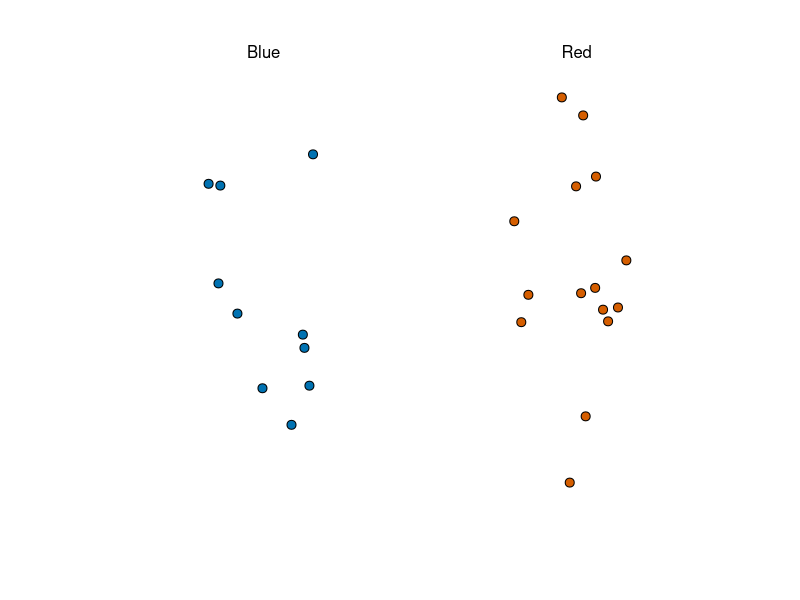
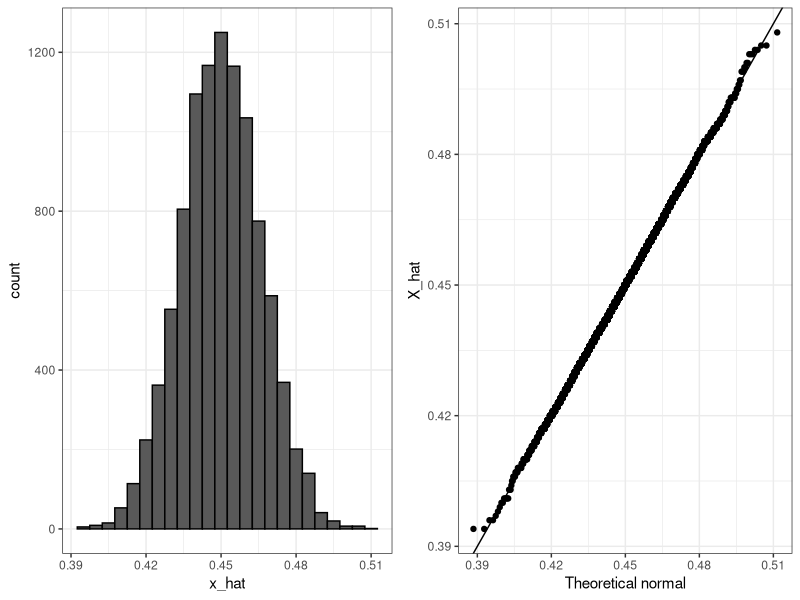
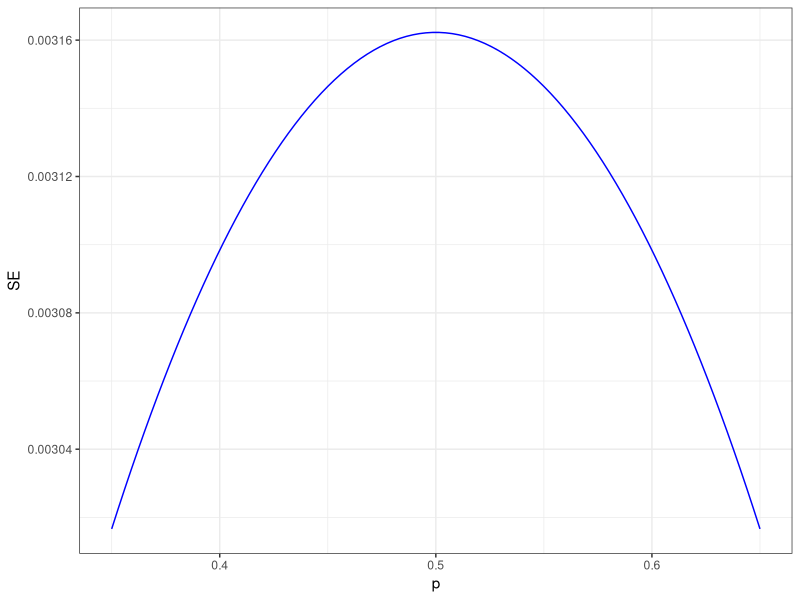

Source code (R) for these figures, in order:
library(tidyverse)
library(dslabs)
ds_theme_set()
take_poll(25)

#Si nos salen 12 azules y 13 rojas, nuestro valor esperado de X es 0.48
#Usamos este valor como un estimado. Con eso podemos ver la probabilidad de que X este a 1% de nuestro p
X_hat <- 0.48
se <- sqrt(X_hat*(1-X_hat)/25)
pnorm(0.01/se) - pnorm(-0.01/se)

#Hay una posibilidad de 95% de que Xbarra este dentro de 2 desviaciones estandar del parametro p.

#No conocemos el valor de p, pero podemos darle un estimado para simular:
p <- 0.45
N <- 1000

# simulate one poll of size N and determine x_hat
x <- sample(c(0,1), size = N, replace = TRUE, prob = c(1-p, p))
x_hat <- mean(x)
x_hat

# simulate B polls of size N and determine average x_hat
B <- 10000    # number of replicates
x_hat <- replicate(B, {
  x <- sample(c(0,1), size = N, replace = TRUE, prob = c(1-p, p))
  mean(x)
})

library(tidyverse)
library(gridExtra)
p1 <- data.frame(x_hat = x_hat) %>%
  ggplot(aes(x_hat)) +
  geom_histogram(binwidth = 0.005, color = "black")
p2 <- data.frame(x_hat = x_hat) %>%
  ggplot(aes(sample = x_hat)) +
  stat_qq(dparams = list(mean = mean(x_hat), sd = sd(x_hat))) +
  geom_abline() +
  ylab("X_hat") +
  xlab("Theoretical normal")
grid.arrange(p1, p2, nrow=1)

#Tener una encuesta con muchos individuos (N=100,000) podria ayudar a predecir mejor, como indica la teoria:
library(tidyverse)
N <- 100000
p <- seq(0.35, 0.65, length = 100)
SE <- sapply(p, function(x) 2*sqrt(x*(1-x)/N))
data.frame(p = p, SE = SE) %>%
  ggplot(aes(p, SE)) +
  geom_line(color = "blue")
#En ese caso, donde p fuera cualquier valor entre .35 y .65 nuestro error es menor al .3%
#El problema es que en toda encuesta hay sesgos y los sesgos aumentan el margen de error.
